Frame 1 (no input): blank canvas, image omitted
Frame 60 (the mouse pressed at the canvas centre just before this capture): blank canvas, image omitted
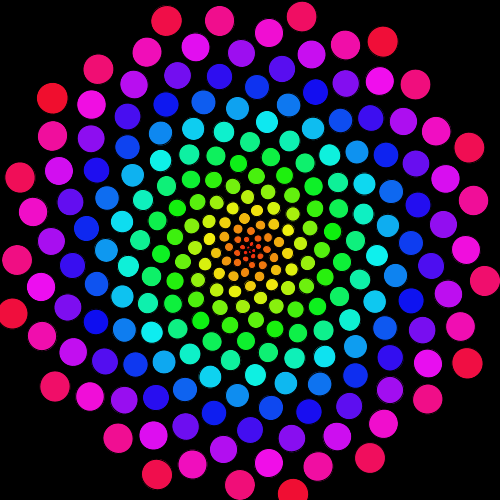
Frame 120 (the mouse held since frame 60 and released just before this capture)

The Processing sketch whose frames 1 and 60 were blank and that drew this single picture after the mouse press (run headless with seeded random() and noise(); from frame 60 on, the mouse is pressed at the canvas centre):

// Processing sketch: processing_159001
// ── processing_159001.pde

float x=1;
void setup(){
  size(500,500);
  colorMode(HSB);
}
void draw(){
  background(0);
  translate(250,250);
  rotate(PI);
  for (float t=1; t<250; t++){
    fill(t,240,240);
  rotate(137.5*PI/180);
//  ellipse(t,0,2*sqrt(t),2*sqrt(t));
  if(t-250+x > 0){
  ellipse(t-250+x,0,2*sqrt(abs(t-250+x)),2*sqrt(abs(t-250+x)));
  }
  }
  x+=.1;
  if(mousePressed){
    x=mouseX;
  }
}
